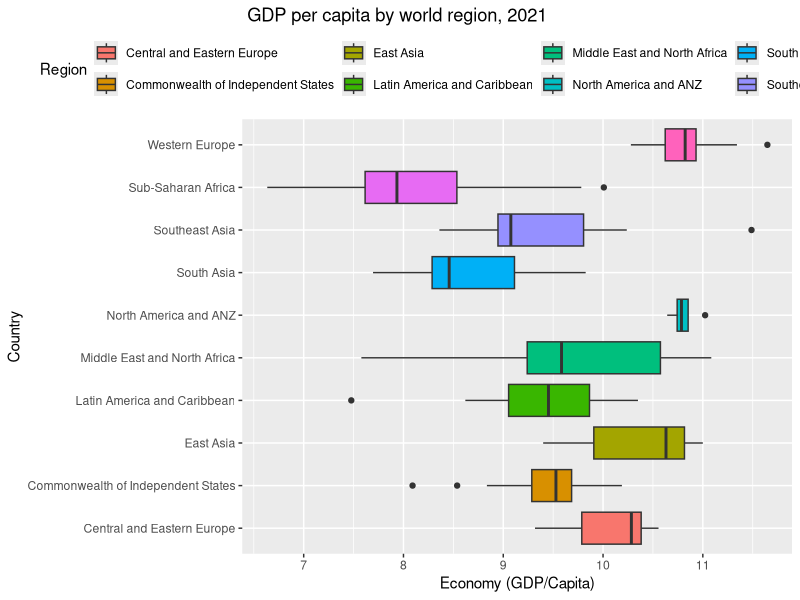

Recreate this plot in R. (Note: this script raises an error after producing the figure.)
## ---- chunk 1
knitr::opts_chunk$set(echo = TRUE)
## ---- chunk 2

world_happiness_21 <- read.csv('2021.csv')

## ---- chunk 3
library(ggplot2)
library(dplyr)

world_happiness_21 <- read.csv('2021.csv')

ggplot(world_happiness_21, aes(x = Region, y = Economy..logged.GDP.per.Capita., fill = Region)) +
  geom_boxplot()+
  labs(title=" GDP per capita by world region, 2021", x= "Country", y = "Economy (GDP/Capita)") +
  theme(legend.position = "top")+
  coord_flip()

## ---- chunk 4
model <- lm(Health..Life.Expectancy. ~ Economy..logged.GDP.per.Capita., data = happiness_df)
summary(model)

# 1/ add text with geom_text, use nudge to nudge the text
ggplot(happiness_df, aes(x=Economy..logged.GDP.per.Capita., y=Health..Life.Expectancy.)) +
  geom_point() + # Show dots
  geom_text(
    label= data$Country,
    nudge_x = 0.25, nudge_y = 0.25, 
    check_overlap = T) + stat_smooth(method = "lm", se = FALSE)

hist(model$residuals)
 
